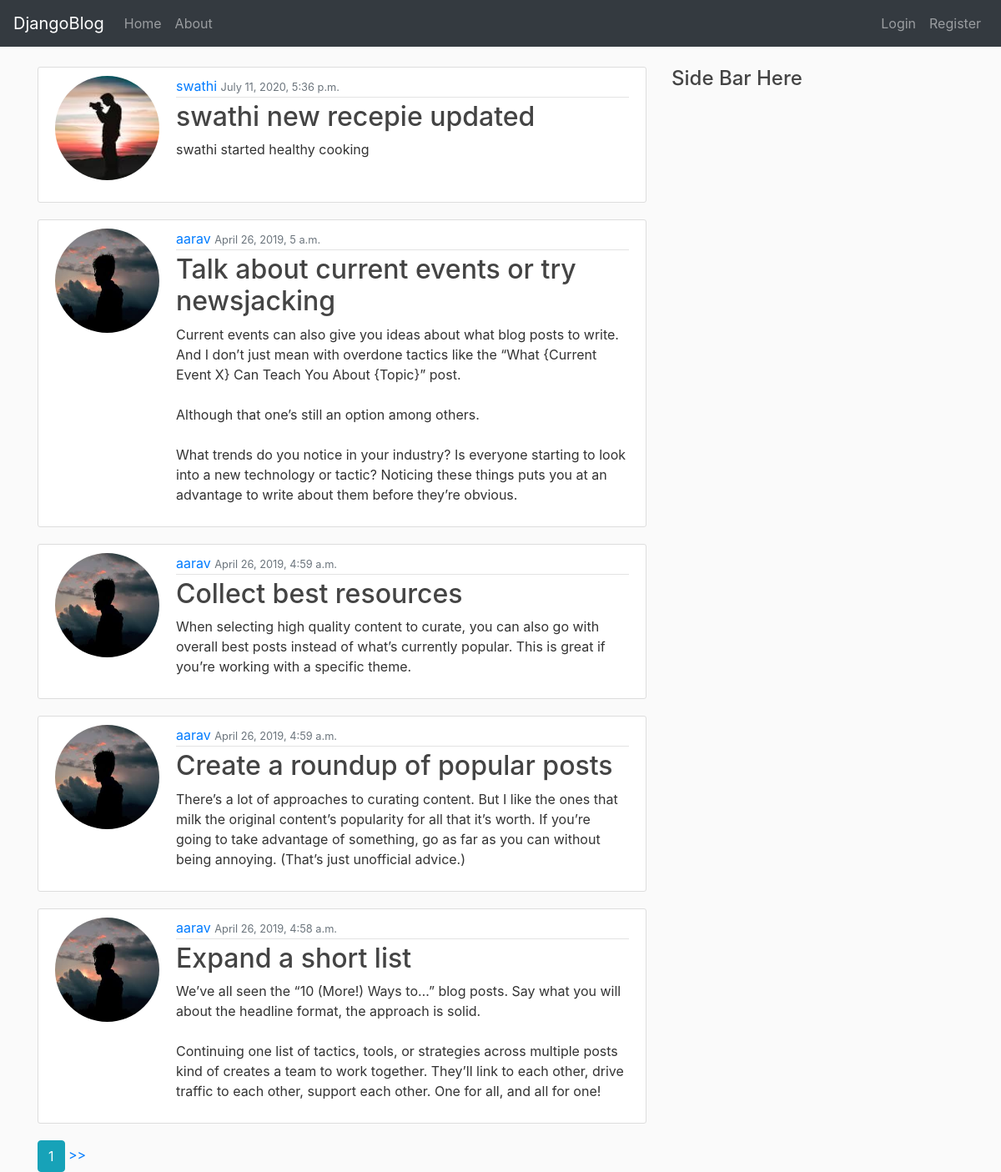
The page / on the database its author committed.
### blog/models.py (models this page shows, shortened)
class Post(models.Model):
	title=models.CharField(max_length=200)
	content=models.TextField()
	date_posted=models.DateTimeField(default=timezone.now)
	author=models.ForeignKey(User,on_delete=models.CASCADE)

### users/models.py (models this page shows, shortened)
class Profile(models.Model):
	user=models.OneToOneField(User,on_delete=models.CASCADE)
	image=models.ImageField(default='default.jpg',upload_to='user_profile_pic')

### blog/views.py (the view)
# urls.py: path('', PostListView.as_view(),name='home'),
class PostListView(ListView):
      model=Post
      template_name='blog/home.html'
      context_object_name='posts'
      ordering=['-date_posted']
      paginate_by=5

### blog/templates/blog/home.html (shortened to what this page needs)
{% extends 'blog/base.html' %}
{% block content %}
{% for post in posts %}
<article class="media content-section">
	<img class="rounded-circle account-img" src="{{post.author.profile.image.url }}">
	<div class="media-body">
		<div class="article-metadata">
		<a href="mr-2" >{{post.author}}</a>
		<small class="text-muted">{{post.date_posted}}</small>
	</div>
		<div class="">
			<h2 ><a href="{% url 'post_detail' post.id%}" class="article-title">{{post.title}}</a></h2>
			<p class="article-content">{{post.content}}</p>
		</div>
</div>
</article>
{% endfor %}
{% if is_paginated %}
{% for num in page_obj.paginator.page_range%}
{% if page_obj.number == num %}
<a  href="?page={{num}}"  class="btn btn-info">{{num}}</a>
{% elif num > page_obj.number|add:'-3' and num < pge_obj.number|add:'3'%}
<a  href="?page={{num}}" class="btn btn-outline-info">{{num}}</a>
{%endif%}
{%endfor%}
{% if page_obj.has_next %}
<a  href="?page={{page_obj.next_page_number}}">>></a>
{%endif%}
{% endif %}
{% endblock content %}

### blog/templates/blog/base.html (shortened to what this page needs)
{% load static %}
<!doctype html>
<html lang="en">
  <head>
    <link rel="stylesheet" href="https://stackpath.bootstrapcdn.com/bootstrap/4.1.3/css/bootstrap.min.css">
    <link rel="stylesheet" type="text/css" href="{% static 'blog/main.css' %}">
  </head>
  <body>
    <div class="container">
      <nav class="navbar navbar-expand-lg navbar-dark bg-dark fixed-top">
  <a class="navbar-brand" href="{%url 'home'%}">DjangoBlog</a>
  <div class="collapse navbar-collapse" id="navbarSupportedContent">
    <div class="navbar-nav mr-auto">
        <a class="nav-item nav-link" href="{%url 'home'%}">Home </a>
        <a class="nav-item nav-link" href="{%url 'about'%}">About </a>
    </div>
     <div class="navbar-nav">
      {% if user.is_authenticated %}
        <a class="nav-item nav-link" href="{% url 'post_create' %}">New Post </a>
        <a class="nav-item nav-link" href="{% url 'profile' %}">Profile </a>
        <a class="nav-item nav-link" href="{% url 'logout' %}">Logout</a>
        {% else%}
        <a class="nav-item nav-link" href="{% url 'login' %}">Login </a>
        <a class="nav-item nav-link" href="{% url 'register' %}">Register</a>
        {% endif %}
  </div>
</div>
</nav>
    </div>
    <main role='main' class="container">
      <div class="row">
        <div class="col-md-8">
          {% block content %}
          {% endblock %}
        </div>
        <div class="col-md-4">
          <h4>Side Bar Here</h4>
        </div>
      </div>
    </main>
  </body>
</html>

### blog/static/blog/main.css (style rules this page uses)
body { background: #fafafa; color: #333333; margin-top: 5rem; }
h1, h2, h3, h4, h5, h6 { color: #444444; }
.content-section { background: #ffffff; padding: 10px 20px; border: 1px solid #dddddd; border-radius: 3px; margin-bottom: 20px; }
.article-title { color: #444444; }
.article-content { white-space: pre-line; }
.article-metadata { padding-bottom: 1px; margin-bottom: 4px; border-bottom: 1px solid #e3e3e3 }
.account-img { height: 125px; width: 125px; margin-right: 20px; margin-bottom: 16px; }

### rows shown on the page
Post: author.profile.image (placeholder picture), author "swathi", date_posted "July 11, 2020, 5:36 p.m.", title "swathi new recepie updated", content "swathi started healthy cooking"
Post: author.profile.image (picture), author "aarav", date_posted "April 26, 2019, 5 a.m.", title "Talk about current events or try newsjacking", content "Current events can also give you ideas about what blog posts to write. And I don’t just mean with overdone tactics like the “What {Current Event X} Can Teach You About {Topic}” post. Although that one’s still an option among others. What trends do you notice in your industry? Is everyone starting to look into a new technology or tactic? Noticing these things puts you at an advantage to write about them before they’re obvious."
Post: author.profile.image (picture), author "aarav", date_posted "April 26, 2019, 4:59 a.m.", title "Collect best resources", content "When selecting high quality content to curate, you can also go with overall best posts instead of what’s currently popular. This is great if you’re working with a specific theme."
Post: author.profile.image (picture), author "aarav", date_posted "April 26, 2019, 4:59 a.m.", title "Create a roundup of popular posts", content "There’s a lot of approaches to curating content. But I like the ones that milk the original content’s popularity for all that it’s worth. If you’re going to take advantage of something, go as far as you can without being annoying. (That’s just unofficial advice.)"
Post: author.profile.image (picture), author "aarav", date_posted "April 26, 2019, 4:58 a.m.", title "Expand a short list", content "We’ve all seen the “10 (More!) Ways to…” blog posts. Say what you will about the headline format, the approach is solid. Continuing one list of tactics, tools, or strategies across multiple posts kind of creates a team to work together. They’ll link to each other, drive traffic to each other, support each other. One for all, and all for one!"

### other values the page prints
{{ num }} "1"
